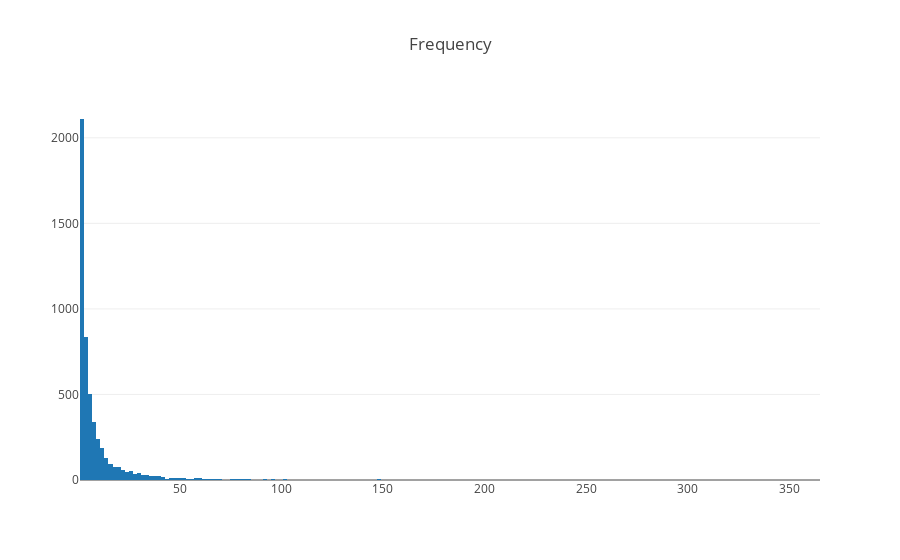

Notebook source saved alongside this figure:
### Code cell
trace = go.Histogram(x=df_x.article_id,xbins=dict(start=np.min(df_x.article_id), end=np.max(df_x.article_id)))
layout = go.Layout(title='Frequency')
fig = go.Figure(data=go.Data([trace]),layout=layout)
iplot(fig)

### Figure 1 — Plotly figure (JSON) as saved in the notebook; plotly's stock layout.template omitted (floating-point values rounded to 4 significant figures; data arrays with more than 128 entries replaced by an {"elided": "..."} marker saying what was removed)
{"data": [{"type": "histogram", "uid": "a98a783e-8ded-4b93-8168-4fdd5d411303", "x": {"elided": "5148 int values"}, "xbins": {"end": 364, "start": 1}}], "layout": {"title": {"text": "Frequency"}}}
